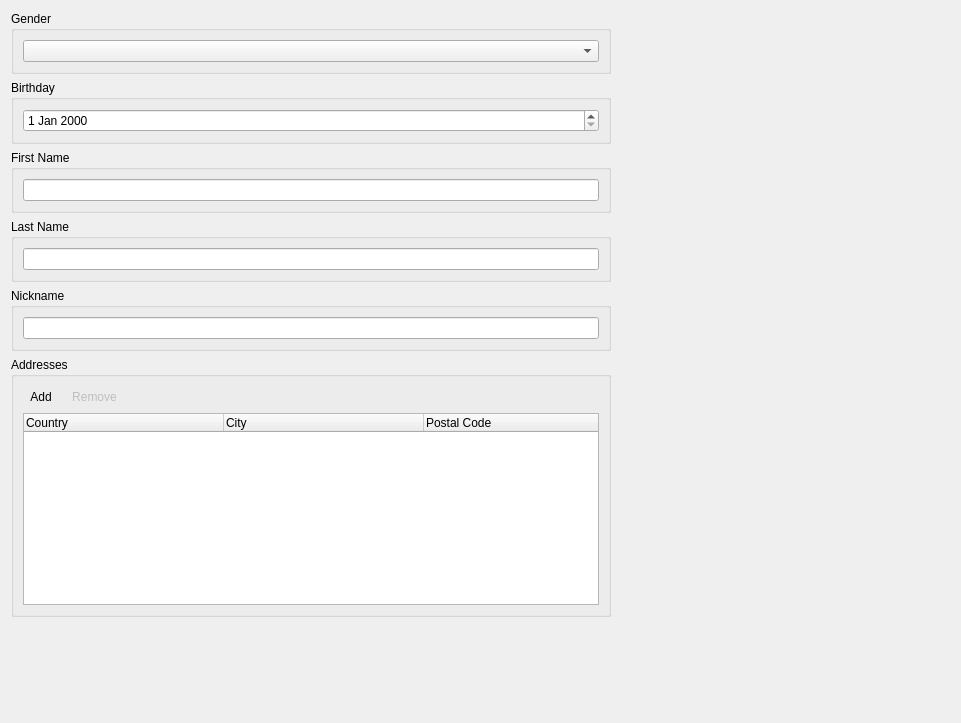
<?xml version="1.0" encoding="UTF-8"?>
<ui version="4.0">
 <class>CPersonInfoEditorComp</class>
 <widget class="QWidget" name="CPersonInfoEditorComp">
  <property name="geometry">
   <rect>
    <x>0</x>
    <y>0</y>
    <width>961</width>
    <height>723</height>
   </rect>
  </property>
  <property name="windowTitle">
   <string>Edit Product Instance</string>
  </property>
  <property name="styleSheet">
   <string notr="true"/>
  </property>
  <layout class="QVBoxLayout" name="verticalLayout_7">
   <item>
    <widget class="QGroupBox" name="GenderGroup">
     <property name="maximumSize">
      <size>
       <width>600</width>
       <height>16777215</height>
      </size>
     </property>
     <property name="title">
      <string>Gender</string>
     </property>
     <layout class="QVBoxLayout" name="verticalLayout_4">
      <item>
       <widget class="QComboBox" name="GenderCombo"/>
      </item>
     </layout>
    </widget>
   </item>
   <item>
    <widget class="QGroupBox" name="CityGroup">
     <property name="maximumSize">
      <size>
       <width>600</width>
       <height>16777215</height>
      </size>
     </property>
     <property name="title">
      <string>Birthday</string>
     </property>
     <layout class="QVBoxLayout" name="verticalLayout_3">
      <item>
       <widget class="QDateEdit" name="BirthdayEdit"/>
      </item>
     </layout>
    </widget>
   </item>
   <item>
    <widget class="QGroupBox" name="FirstNameGroup">
     <property name="maximumSize">
      <size>
       <width>600</width>
       <height>16777215</height>
      </size>
     </property>
     <property name="title">
      <string>First Name</string>
     </property>
     <layout class="QVBoxLayout" name="verticalLayout_2">
      <item>
       <widget class="QLineEdit" name="FirstNameEdit"/>
      </item>
     </layout>
    </widget>
   </item>
   <item>
    <widget class="QGroupBox" name="LastNameGroup">
     <property name="maximumSize">
      <size>
       <width>600</width>
       <height>16777215</height>
      </size>
     </property>
     <property name="title">
      <string>Last Name</string>
     </property>
     <layout class="QVBoxLayout" name="verticalLayout_5">
      <item>
       <widget class="QLineEdit" name="LastNameEdit"/>
      </item>
     </layout>
    </widget>
   </item>
   <item>
    <widget class="QGroupBox" name="NicknameGroup">
     <property name="maximumSize">
      <size>
       <width>600</width>
       <height>16777215</height>
      </size>
     </property>
     <property name="title">
      <string>Nickname</string>
     </property>
     <layout class="QVBoxLayout" name="verticalLayout_6">
      <item>
       <widget class="QLineEdit" name="NicknameEdit"/>
      </item>
     </layout>
    </widget>
   </item>
   <item>
    <widget class="QGroupBox" name="AddressesGroup">
     <property name="maximumSize">
      <size>
       <width>600</width>
       <height>16777215</height>
      </size>
     </property>
     <property name="title">
      <string>Addresses</string>
     </property>
     <layout class="QVBoxLayout" name="verticalLayout">
      <item>
       <layout class="QHBoxLayout" name="horizontalLayout">
        <item>
         <widget class="QToolButton" name="AddAddress">
          <property name="text">
           <string>Add</string>
          </property>
          <property name="icon">
           <iconset resource="../imtgui/imtgui.qrc">
            <normaloff>:/Icons/Add</normaloff>:/Icons/Add</iconset>
          </property>
          <property name="autoRaise">
           <bool>true</bool>
          </property>
         </widget>
        </item>
        <item>
         <widget class="QToolButton" name="RemoveAddress">
          <property name="enabled">
           <bool>false</bool>
          </property>
          <property name="text">
           <string>Remove</string>
          </property>
          <property name="icon">
           <iconset resource="../imtgui/imtgui.qrc">
            <normaloff>:/Icons/Delete</normaloff>:/Icons/Delete</iconset>
          </property>
          <property name="autoRaise">
           <bool>true</bool>
          </property>
         </widget>
        </item>
        <item>
         <spacer name="horizontalSpacer">
          <property name="orientation">
           <enum>Qt::Horizontal</enum>
          </property>
          <property name="sizeHint" stdset="0">
           <size>
            <width>40</width>
            <height>20</height>
           </size>
          </property>
         </spacer>
        </item>
       </layout>
      </item>
      <item>
       <widget class="QTreeWidget" name="Addresses">
        <property name="selectionMode">
         <enum>QAbstractItemView::ExtendedSelection</enum>
        </property>
        <property name="indentation">
         <number>0</number>
        </property>
        <attribute name="headerDefaultSectionSize">
         <number>200</number>
        </attribute>
        <column>
         <property name="text">
          <string>Country</string>
         </property>
        </column>
        <column>
         <property name="text">
          <string>City</string>
         </property>
        </column>
        <column>
         <property name="text">
          <string>Postal Code</string>
         </property>
        </column>
       </widget>
      </item>
     </layout>
    </widget>
   </item>
   <item>
    <spacer name="verticalSpacer">
     <property name="orientation">
      <enum>Qt::Vertical</enum>
     </property>
     <property name="sizeHint" stdset="0">
      <size>
       <width>20</width>
       <height>40</height>
      </size>
     </property>
    </spacer>
   </item>
  </layout>
 </widget>
 <resources>
  <include location="../imtgui/imtgui.qrc"/>
 </resources>
 <connections/>
</ui>
